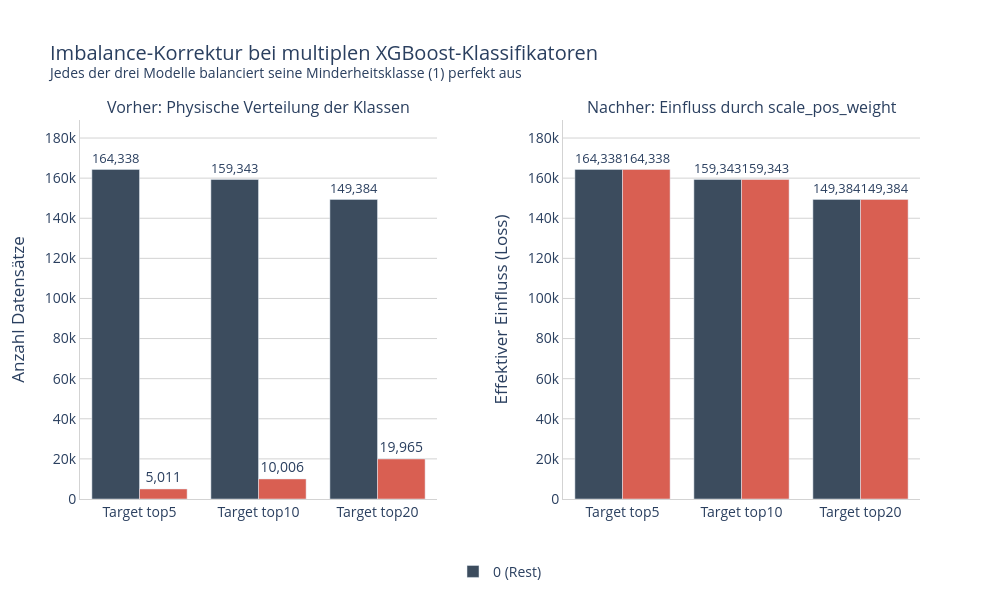

The cell this chart's notebook holds for it:
### Markdown cell above
## Visualisierung Imbalanced Data
Diese Zelle erstellt ein gruppiertes Balkendiagramm mit zwei Subplots, das die physische Klassenverteilung vor der Korrektur der tatsächlichen, durch `scale_pos_weight` gewichteten Einflussverteilung nach der Korrektur gegenüberstellt.

### Code cell
import plotly.graph_objects as go
import plotly.subplots as sp
import pandas as pd

# Wir sammeln die echten Zeilen und Gewichte für die drei Modelle
summary_data = []

for name in targets.keys():
    y_tr = targets[name]["train"]
    anzahl_nullen = (y_tr == 0).sum()
    anzahl_einsen = (y_tr == 1).sum()
    
    # Das ist der scale_pos_weight Wert
    gewicht_positive_klasse = anzahl_nullen / anzahl_einsen
    
    # Einfluss berechnen: Nullen haben Gewicht 1, Einsen haben Gewicht = scale_pos_weight
    einfluss_nullen = anzahl_nullen * 1.0
    einfluss_einsen = anzahl_einsen * gewicht_positive_klasse
    
    display_name = name.replace("y_", "Target ")
    
    summary_data.append({
        "Modell": display_name,
        "Klasse": "0 (Rest)",
        "Physische_Zeilen": anzahl_nullen,
        "Effektiver_Einfluss": einfluss_nullen,
        "Farbe": "#3c4c5e" # Dunkelblau
    })
    summary_data.append({
        "Modell": display_name,
        "Klasse": "1 (Top-Platziert)",
        "Physische_Zeilen": anzahl_einsen,
        "Effektiver_Einfluss": einfluss_einsen,
        "Farbe": "#d95f52" # Rot
    })

df_imb = pd.DataFrame(summary_data)

# Zwei Subplots erstellen
fig = sp.make_subplots(
    rows=1, cols=2, 
    subplot_titles=(
        "Vorher: Physische Verteilung der Klassen", 
        "Nachher: Einfluss durch scale_pos_weight"
    ),
    horizontal_spacing=0.15
)

# Plot 1: Unkorrigierte Verteilung
for kls in ["0 (Rest)", "1 (Top-Platziert)"]:
    subset = df_imb[df_imb["Klasse"] == kls]
    fig.add_trace(go.Bar(
        x=subset["Modell"], 
        y=subset["Physische_Zeilen"],
        name=kls,
        marker_color=subset["Farbe"].iloc[0],
        text=[f"{val:,.0f}" for val in subset["Physische_Zeilen"]],
        textposition='outside',
        showlegend=(kls == "0 (Rest)") # Legende nur einmal pro Klasse anzeigen
    ), row=1, col=1)

# Plot 2: Effektiver Einfluss (Balanciert)
for kls in ["0 (Rest)", "1 (Top-Platziert)"]:
    subset = df_imb[df_imb["Klasse"] == kls]
    fig.add_trace(go.Bar(
        x=subset["Modell"], 
        y=subset["Effektiver_Einfluss"],
        name=kls,
        marker_color=subset["Farbe"].iloc[0],
        text=[f"{val:,.0f}" for val in subset["Effektiver_Einfluss"]],
        textposition='outside',
        showlegend=False
    ), row=1, col=2)

# Layout anpassen
fig.update_layout(
    title={"text": "Imbalance-Korrektur bei multiplen XGBoost-Klassifikatoren<br><sup>Jedes der drei Modelle balanciert seine Minderheitsklasse (1) perfekt aus</sup>"},
    height=600,
    width=1000,
    plot_bgcolor='white',
    barmode='group', # Balken nebeneinander statt gestapelt
    font=dict(size=14),
    margin=dict(t=120),
    legend=dict(x=0.5, y=-0.15, orientation="h", xanchor="center")
)

# Achsen formatieren
fig.update_yaxes(title_text="Anzahl Datensätze", row=1, col=1, showgrid=True, gridcolor='lightgray', rangemode='tozero')
fig.update_yaxes(title_text="Effektiver Einfluss (Loss)", row=1, col=2, showgrid=True, gridcolor='lightgray', rangemode='tozero')

for i in range(1, 3):
    fig.update_xaxes(showline=True, linewidth=1, linecolor='lightgray', row=1, col=i)
    fig.update_yaxes(showline=True, linewidth=1, linecolor='lightgray', row=1, col=i)
    
# y-Achsen nach oben strecken, damit der Text nicht abgeschnitten wird
fig.update_yaxes(range=[0, df_imb['Physische_Zeilen'].max() * 1.15], row=1, col=1)
fig.update_yaxes(range=[0, df_imb['Effektiver_Einfluss'].max() * 1.15], row=1, col=2)

fig.show()

### Figure 1 — Plotly figure (JSON) as saved in the notebook; plotly's stock layout.template omitted (floating-point values rounded to 4 significant figures)
{"data": [{"marker": {"color": "#3c4c5e"}, "name": "0 (Rest)", "showlegend": true, "text": ["164,338", "159,343", "149,384"], "textposition": "outside", "type": "bar", "x": ["Target top5", "Target top10", "Target top20"], "xaxis": "x", "y": [164338, 159343, 149384], "yaxis": "y"}, {"marker": {"color": "#d95f52"}, "name": "1 (Top-Platziert)", "showlegend": false, "text": ["5,011", "10,006", "19,965"], "textposition": "outside", "type": "bar", "x": ["Target top5", "Target top10", "Target top20"], "xaxis": "x", "y": [5011, 10006, 19965], "yaxis": "y"}, {"marker": {"color": "#3c4c5e"}, "name": "0 (Rest)", "showlegend": false, "text": ["164,338", "159,343", "149,384"], "textposition": "outside", "type": "bar", "x": ["Target top5", "Target top10", "Target top20"], "xaxis": "x2", "y": [164300.0, 159300.0, 149400.0], "yaxis": "y2"}, {"marker": {"color": "#d95f52"}, "name": "1 (Top-Platziert)", "showlegend": false, "text": ["164,338", "159,343", "149,384"], "textposition": "outside", "type": "bar", "x": ["Target top5", "Target top10", "Target top20"], "xaxis": "x2", "y": [164300.0, 159300.0, 149400.0], "yaxis": "y2"}], "layout": {"annotations": [{"font": {"size": 16}, "showarrow": false, "text": "Vorher: Physische Verteilung der Klassen", "x": 0.2125, "xanchor": "center", "xref": "paper", "y": 1, "yanchor": "bottom", "yref": "paper"}, {"font": {"size": 16}, "showarrow": false, "text": "Nachher: Einfluss durch scale_pos_weight", "x": 0.7875, "xanchor": "center", "xref": "paper", "y": 1, "yanchor": "bottom", "yref": "paper"}], "barmode": "group", "font": {"size": 14}, "height": 600, "legend": {"orientation": "h", "x": 0.5, "xanchor": "center", "y": -0.15}, "margin": {"t": 120}, "plot_bgcolor": "white", "title": {"text": "Imbalance-Korrektur bei multiplen XGBoost-Klassifikatoren<br><sup>Jedes der drei Modelle balanciert seine Minderheitsklasse (1) perfekt aus</sup>"}, "width": 1000, "xaxis": {"anchor": "y", "domain": [0, 0.425], "linecolor": "lightgray", "linewidth": 1, "showline": true}, "xaxis2": {"anchor": "y2", "domain": [0.575, 1], "linecolor": "lightgray", "linewidth": 1, "showline": true}, "yaxis": {"anchor": "x", "domain": [0, 1], "gridcolor": "lightgray", "linecolor": "lightgray", "linewidth": 1, "range": [0, 189000.0], "rangemode": "tozero", "showgrid": true, "showline": true, "title": {"text": "Anzahl Datensätze"}}, "yaxis2": {"anchor": "x2", "domain": [0, 1], "gridcolor": "lightgray", "linecolor": "lightgray", "linewidth": 1, "range": [0, 189000.0], "rangemode": "tozero", "showgrid": true, "showline": true, "title": {"text": "Effektiver Einfluss (Loss)"}}}}
